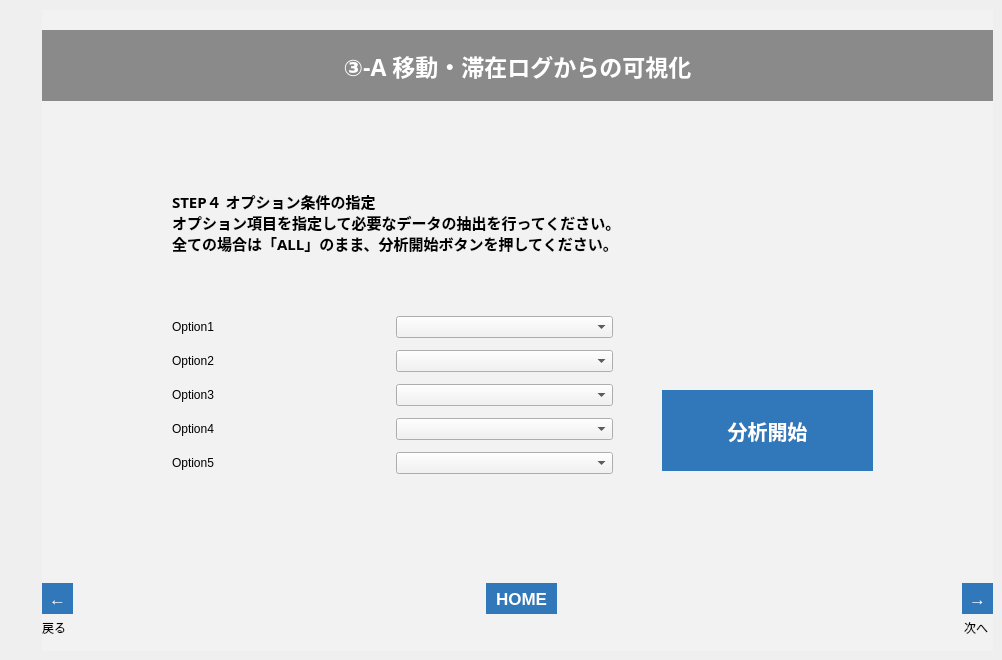
   <widget class="QWidget" name="tab_22">
    <attribute name="title">
     <string>003_4</string>
    </attribute>
    <widget class="QFrame" name="frame_23">
     <property name="geometry">
      <rect>
       <x>42</x>
       <y>10</y>
       <width>951</width>
       <height>641</height>
      </rect>
     </property>
     <property name="styleSheet">
      <string notr="true">background-color: rgb(242, 242, 242);</string>
     </property>
     <property name="frameShape">
      <enum>QFrame::NoFrame</enum>
     </property>
     <property name="frameShadow">
      <enum>QFrame::Plain</enum>
     </property>
     <property name="lineWidth">
      <number>0</number>
     </property>
     <widget class="QLabel" name="lbl_003_4_n">
      <property name="geometry">
       <rect>
        <x>922</x>
        <y>610</y>
        <width>31</width>
        <height>16</height>
       </rect>
      </property>
      <property name="text">
       <string>次へ</string>
      </property>
     </widget>
     <widget class="QLabel" name="label_110">
      <property name="geometry">
       <rect>
        <x>0</x>
        <y>610</y>
        <width>50</width>
        <height>16</height>
       </rect>
      </property>
      <property name="text">
       <string>戻る</string>
      </property>
     </widget>
     <widget class="QToolButton" name="btn_003_4_n">
      <property name="geometry">
       <rect>
        <x>920</x>
        <y>573</y>
        <width>31</width>
        <height>31</height>
       </rect>
      </property>
      <property name="font">
       <font>
        <pointsize>13</pointsize>
        <weight>75</weight>
        <bold>true</bold>
       </font>
      </property>
      <property name="styleSheet">
       <string notr="true">background-color: rgb(48,120,186);
color: rgb(255, 255, 255);
border: none;</string>
      </property>
      <property name="text">
       <string>→</string>
      </property>
     </widget>
     <widget class="QToolButton" name="btn_003_4_b">
      <property name="geometry">
       <rect>
        <x>0</x>
        <y>573</y>
        <width>31</width>
        <height>31</height>
       </rect>
      </property>
      <property name="font">
       <font>
        <pointsize>13</pointsize>
        <weight>75</weight>
        <bold>true</bold>
       </font>
      </property>
      <property name="styleSheet">
       <string notr="true">background-color: rgb(48,120,186);
color: rgb(255, 255, 255);
border: none;</string>
      </property>
      <property name="text">
       <string>←</string>
      </property>
     </widget>
     <widget class="QLabel" name="label_111">
      <property name="geometry">
       <rect>
        <x>0</x>
        <y>20</y>
        <width>951</width>
        <height>71</height>
       </rect>
      </property>
      <property name="font">
       <font>
        <family>游ゴシック</family>
        <pointsize>17</pointsize>
        <weight>75</weight>
        <bold>true</bold>
       </font>
      </property>
      <property name="styleSheet">
       <string notr="true">background-color: rgb(138, 138, 138);
color: rgb(255, 255, 255);</string>
      </property>
      <property name="text">
       <string>③-A 移動・滞在ログからの可視化</string>
      </property>
      <property name="alignment">
       <set>Qt::AlignCenter</set>
      </property>
     </widget>
     <widget class="QToolButton" name="btn_home_18">
      <property name="geometry">
       <rect>
        <x>444</x>
        <y>573</y>
        <width>71</width>
        <height>31</height>
       </rect>
      </property>
      <property name="font">
       <font>
        <pointsize>13</pointsize>
        <weight>75</weight>
        <bold>true</bold>
       </font>
      </property>
      <property name="styleSheet">
       <string notr="true">background-color: rgb(48,120,186);
color: rgb(255, 255, 255);
border: none;</string>
      </property>
      <property name="text">
       <string>HOME</string>
      </property>
     </widget>
     <widget class="QPushButton" name="btn_web_003">
      <property name="geometry">
       <rect>
        <x>620</x>
        <y>380</y>
        <width>211</width>
        <height>81</height>
       </rect>
      </property>
      <property name="font">
       <font>
        <family>游ゴシック</family>
        <pointsize>15</pointsize>
        <weight>75</weight>
        <bold>true</bold>
       </font>
      </property>
      <property name="autoFillBackground">
       <bool>false</bool>
      </property>
      <property name="styleSheet">
       <string notr="true">background-color: rgb(48,120,186);
color: rgb(255, 255, 255);
border: none;</string>
      </property>
      <property name="text">
       <string>分析開始</string>
      </property>
     </widget>
     <widget class="QLabel" name="label_44">
      <property name="geometry">
       <rect>
        <x>130</x>
        <y>180</y>
        <width>711</width>
        <height>131</height>
       </rect>
      </property>
      <property name="font">
       <font>
        <family>游ゴシック</family>
        <pointsize>11</pointsize>
        <weight>75</weight>
        <bold>true</bold>
       </font>
      </property>
      <property name="styleSheet">
       <string notr="true">border-color: rgb(220, 220, 220);</string>
      </property>
      <property name="frameShape">
       <enum>QFrame::Box</enum>
      </property>
      <property name="lineWidth">
       <number>0</number>
      </property>
      <property name="midLineWidth">
       <number>0</number>
      </property>
      <property name="text">
       <string>STEP４ オプション条件の指定
オプション項目を指定して必要なデータの抽出を行ってください。
全ての場合は「ALL」のまま、分析開始ボタンを押してください。
</string>
      </property>
      <property name="alignment">
       <set>Qt::AlignLeading|Qt::AlignLeft|Qt::AlignTop</set>
      </property>
     </widget>
     <widget class="QWidget" name="layoutWidget_4">
      <property name="geometry">
       <rect>
        <x>130</x>
        <y>300</y>
        <width>441</width>
        <height>171</height>
       </rect>
      </property>
      <layout class="QGridLayout" name="gridLayout_3">
       <item row="0" column="1">
        <widget class="QComboBox" name="cmb_option1_3">
         <property name="styleSheet">
          <string notr="true">selection-background-color: rgb(143, 201, 247);</string>
         </property>
        </widget>
       </item>
       <item row="2" column="0">
        <widget class="QLabel" name="lbl_option3_3">
         <property name="text">
          <string>Option3</string>
         </property>
        </widget>
       </item>
       <item row="3" column="0">
        <widget class="QLabel" name="lbl_option4_3">
         <property name="text">
          <string>Option4</string>
         </property>
        </widget>
       </item>
       <item row="2" column="1">
        <widget class="QComboBox" name="cmb_option3_3">
         <property name="styleSheet">
          <string notr="true">selection-background-color: rgb(143, 201, 247);</string>
         </property>
        </widget>
       </item>
       <item row="1" column="0">
        <widget class="QLabel" name="lbl_option2_3">
         <property name="text">
          <string>Option2</string>
         </property>
        </widget>
       </item>
       <item row="4" column="0">
        <widget class="QLabel" name="lbl_option5_3">
         <property name="text">
          <string>Option5</string>
         </property>
        </widget>
       </item>
       <item row="0" column="0">
        <widget class="QLabel" name="lbl_option1_3">
         <property name="text">
          <string>Option1</string>
         </property>
        </widget>
       </item>
       <item row="1" column="1">
        <widget class="QComboBox" name="cmb_option2_3">
         <property name="styleSheet">
          <string notr="true">selection-background-color: rgb(143, 201, 247);</string>
         </property>
        </widget>
       </item>
       <item row="3" column="1">
        <widget class="QComboBox" name="cmb_option4_3">
         <property name="styleSheet">
          <string notr="true">selection-background-color: rgb(143, 201, 247);</string>
         </property>
        </widget>
       </item>
       <item row="4" column="1">
        <widget class="QComboBox" name="cmb_option5_3">
         <property name="styleSheet">
          <string notr="true">selection-background-color: rgb(143, 201, 247);</string>
         </property>
        </widget>
       </item>
      </layout>
     </widget>
     <widget class="QLabel" name="lbl_001_9">
      <property name="geometry">
       <rect>
        <x>130</x>
        <y>500</y>
        <width>501</width>
        <height>31</height>
       </rect>
      </property>
      <property name="font">
       <font>
        <family>游ゴシック</family>
        <pointsize>11</pointsize>
        <weight>75</weight>
        <bold>true</bold>
       </font>
      </property>
      <property name="styleSheet">
       <string notr="true">border-color: rgb(220, 220, 220);</string>
      </property>
      <property name="frameShape">
       <enum>QFrame::Box</enum>
      </property>
      <property name="lineWidth">
       <number>0</number>
      </property>
      <property name="midLineWidth">
       <number>0</number>
      </property>
      <property name="text">
       <string/>
      </property>
      <property name="alignment">
       <set>Qt::AlignLeading|Qt::AlignLeft|Qt::AlignVCenter</set>
      </property>
     </widget>
    </widget>
   </widget>
